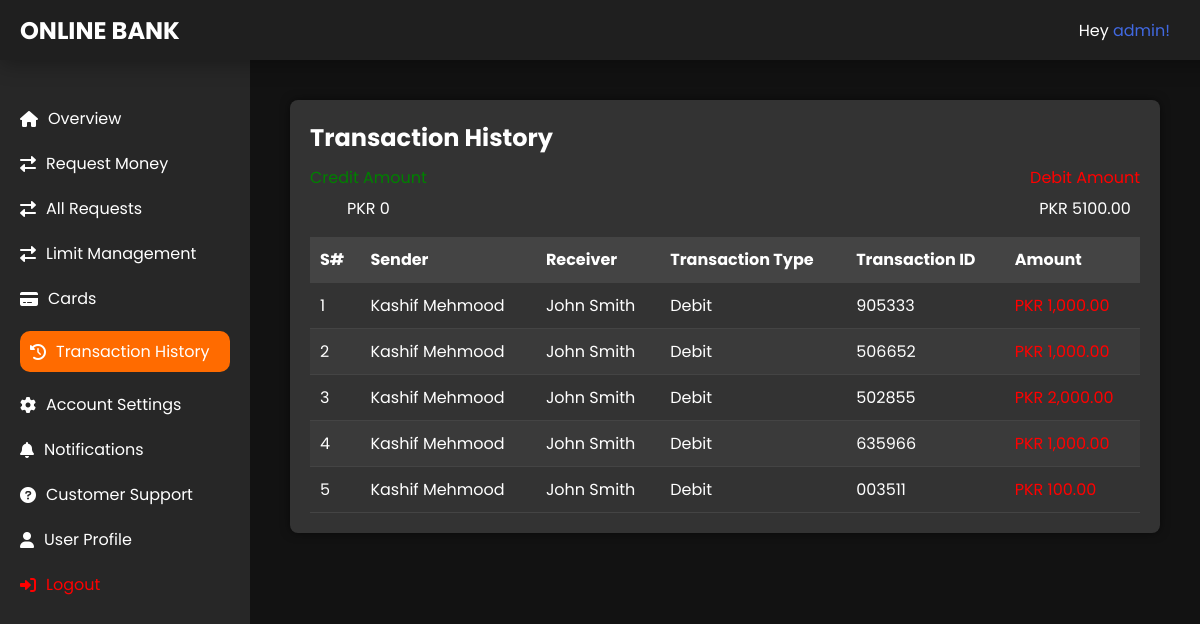
Page /transaction/transaction-history/1111738289009163/ (signed in) on the committed database.
### transaction/models.py (models this page shows, shortened)
class Transaction(models.Model):
    from_acc = models.ForeignKey('bankaccount.BankAccount', on_delete=models.DO_NOTHING, related_name='transactions_from')
    to_acc = models.ForeignKey('bankaccount.BankAccount', on_delete=models.DO_NOTHING, related_name='transactions_to')
    amount = models.DecimalField(max_digits=10, decimal_places=2)
    trx_type = models.CharField(max_length=10, choices=TRX_CHOICES)
    trx_id = models.CharField(max_length=10)
    timestamp = models.DateTimeField(auto_now=True)
    is_otp_verified = models.BooleanField(default=False)
    initiate_trx = models.BooleanField(default=True)

### bankaccount/models.py (models this page shows, shortened)
class BankAccount(models.Model):
    user = models.ForeignKey(User, on_delete=models.DO_NOTHING)
    full_name = models.CharField(max_length=100)
    address = models.CharField(max_length=200)
    phone_number = models.CharField(max_length=16)
    profession = models.CharField(max_length=20)
    account_number = models.CharField(max_length=16)
    account_type = models.CharField(max_length=50, choices=ACCOUNT_CHOICES)
    balance = models.DecimalField(default=0, max_digits=10, decimal_places=2)
    date_created = models.DateTimeField(auto_now=True)
    date_updated = models.DateTimeField(null=True, blank=True)
    daily_limit = models.IntegerField(default=25000)
    daily_remaining_limit = models.IntegerField(default=25000)
    max_daily_limit = models.IntegerField(default=50000)
    monthly_limit = models.IntegerField(default=500000)
    monthly_remaining_limit = models.IntegerField(default=500000)
    max_monthly_limit = models.IntegerField(default=750000)
    yearly_limit = models.IntegerField(default=1000000)
    yearly_remaining_limit = models.IntegerField(default=1000000)
    max_yearly_limit = models.IntegerField(default=1250000)
    is_active = models.BooleanField(default=False)
    is_approved = models.BooleanField(default=False)
    otp = models.CharField(max_length=6, null=True, blank=True)
    otp_expiry = models.DateTimeField(null=True, blank=True)
    otp_attempts = models.PositiveIntegerField(default=0)

### transaction/views.py (the view)
# urls.py: path('transaction-history/<account_number>/', views.transaction_history, name='transaction_history'),
@login_required
def transaction_history(request, account_number):
    context = {}
    bank_account = BankAccount.objects.get(account_number=account_number)
    context['bank_account'] = bank_account
    context['bank_account_created'] = True
    trx_history = Transaction.objects.filter(Q(from_acc=bank_account) | Q(to_acc=bank_account))
    context['trx_history'] = trx_history
    context['credit_total'] = get_transactions_total(request.user)[0]
    context['debit_total'] = get_transactions_total(request.user)[1]
    return render(request, 'transaction_history.html', context)

### transaction/utils.py (called while the page is built)
def get_transactions_total(user):
    try:
        bank_account = BankAccount.objects.get(user=user)
        transactions = Transaction.objects.filter(Q(from_acc=bank_account) | Q(to_acc=bank_account))
        credit_total = 0
        debit_total = 0
        for trx in transactions:
            if trx.from_acc == bank_account:
                debit_total += trx.amount
            elif trx.to_acc == bank_account:
                credit_total += trx.amount
        return credit_total, debit_total
    except BankAccount.DoesNotExist:
        return 0, 0
    except Exception as e:
        print(f"An error occurred: {str(e)}")
        return 0, 0

### templates/transaction_history.html
{% extends 'base.html' %}
{% load static %}
{% load humanize %}
{% block trx_history_active %}
class="active-link"
{% endblock %}
{% block content %}
    <div class="dashboard-container">
        <div class="transaction-history trx-history">
            <h2>Transaction History</h2>
            <div class="transaction-total">
                <section>
                    <p class="credit">Credit Amount</p>
                    <p>PKR {{ credit_total }}</p>
                </section>
                <section>
                    <p class="debit">Debit Amount</p>
                    <p>PKR {{ debit_total }}</p>
                </section>
            </div>
            <table>
                <thead>
                    <tr>
                        <th>S#</th>
                        <th>Sender</th>
                        <th>Receiver</th>
                        <th>Transaction Type</th>
                        <th>Transaction ID</th>
                        <th>Amount</th>
                    </tr>
                </thead>
                <tbody>
                    {% for item in trx_history %}
                    {% if item.from_acc == bank_account or item.to_acc == bank_account %}
                    <tr>
                        <td>{{ forloop.counter }}</td>
                        <td>{{ item.from_acc.full_name }}</td>
                        <td>{{ item.to_acc.full_name }}</td>
                        {% if item.to_acc == bank_account %}
                        <td>Credit</td>
                        {% else %}
                        <td>{{ item.trx_type }}</td> {% endif %}
                        <td>{{ item.trx_id }}</td>
                        <td class="{% if item.to_acc == bank_account %}credit{% else %}debit{% endif %}">PKR {{ item.amount | intcomma }}</td>
                    </tr>
                    {% endif %}
                    {% empty %}
                    <tr>
                        <td style="text-align: center;" colspan="6">No Transaction Recorded</td>
                    </tr>
                    {% endfor %}
                </tbody>
            </table>
        </div>
    </div>
{% endblock %}

### templates/base.html (shortened to what this page needs)
{% load static %}
<!DOCTYPE html>
<html lang="en">
<head>
    <link rel="stylesheet" href="{% static 'css/home.css' %}">
    <link rel="stylesheet" href="https://cdnjs.cloudflare.com/ajax/libs/font-awesome/6.0.0-beta3/css/all.min.css">
</head>
<body>
    <div class="navbar">
        <h2><a style="color: white;" href="{% url 'core:dashboard' %}">ONLINE BANK</a></h2>
        <div>
            <p>Hey <a href="" style="color: royalblue;">{{ request.user.username }}!</a></p>
        </div>
    </div>
    <div class="container">
        {% if request.user.is_authenticated %}
            {% if bank_account_created %}
            <nav class="sidebar">
                <ul class="sidebar-links">
                    <li {% block home_active %}{% endblock %}><a href="{% url 'core:dashboard' %}"><i class="fas fa-home"></i> Overview</a></li>
                    <li {% block requestMoney_active %}{% endblock %}><a href="{% url 'transaction:request_money' %}"><i class="fas fa-exchange-alt"></i> Request Money</a></li>
                    <li {% block requests_active %}{% endblock %}><a href="{% url 'transaction:all_requests' bank_account.account_number %}"><i class="fas fa-exchange-alt"></i> All Requests</a></li>
                    <li {% block limit_manage_active %}{% endblock %}><a href="{% url 'transaction:limit_management' bank_account.account_number %}"><i class="fas fa-exchange-alt"></i> Limit Management</a></li>
                    <li {% block card_active %}{% endblock %}><a href="{% url 'transaction:manage_card' bank_account.account_number %}"><i class="fas fa-credit-card"></i> Cards</a></li>
                    <li {% block trx_history_active %}{% endblock %}><a href="{% url 'transaction:transaction_history' bank_account.account_number %}"><i class="fas fa-history"></i> Transaction History</a></li>
                    <li {% block acc_setting_active %}{% endblock %}><a href="#"><i class="fas fa-cog"></i> Account Settings</a></li>
                    <li {% block noti_active %}{% endblock %}><a href="{% url 'core:notifications' bank_account.account_number %}"><i class="fas fa-bell"></i> Notifications</a></li>
                    <li {% block support_active %}{% endblock %}><a href="{% url 'core:all_issues' %}"><i class="fas fa-question-circle"></i> Customer Support</a></li>
                    <li {% block user_profile_active %}{% endblock %}><a href="{% url 'bankaccount:user_profile' request.user %}"><i class="fas fa-user"></i>User Profile</a></li>
                    {% if request.user.is_authenticated %}
                    <li><a style="color: red;" href="{% url 'account_logout' %}"><i class="fas fa-sign-in-alt" ></i> Logout</a></li>
                    {% else %}
                    <li><a href="{% url 'account_signup' %}"><i class="fas fa-sign-in-alt"></i> Login/Signup</a></li>
                    {% endif %}
                </ul>
            </nav>
            {% endif %}
        {% endif %}
        <main class="content">
            {% block content %}
            {% endblock content %}
        </main>
    </div>
</body>
</html>

### static/css/home.css (style rules this page uses)
* { font-family: poppins; }
a { text-decoration: none; text-align: center; }
body { margin: 0; font-family: poppins, sans-serif; background-color: #121212; color: #ffffff; }
.navbar { display: flex; justify-content: space-between; align-items: center; padding: 0 20px; background-color: #1f1f1f; box-shadow: 2px 2px 20px 2px rgba(0, 0, 0, 0.304) !important; height: 60px; position: fixed; top: 0; width: 100%; z-index: 3; }
.navbar > div { margin-right: 50px; display: flex; flex-direction: row-reverse; justify-content: end; }
.container { display: flex; height: 100vh; margin-top: 60px; }
.sidebar { width: 250px; background-color: #272727; padding-top: 20px; position: fixed; transition: transform 0.3s ease; height: calc(100% - 60px); z-index: 2; }
.sidebar-links { list-style-type: none; padding: 0; }
.sidebar-links li { padding: 10px 20px; }
.sidebar-links li a { color: #ffffff; text-decoration: none; display: flex; align-items: center; }
.sidebar-links li a i { margin-right: 10px; }
.content { margin-left: 250px; padding: 20px; flex: 1; transition: margin-left 0.3s ease; }
.dashboard-container { max-width: 100%; margin: auto; padding: 20px; }
.transaction-total { display: flex; align-items: center; justify-content: space-between; }
.transaction-total > section { display: flex; align-items: center; flex-direction: column; justify-content: start; }
.transaction-total > section > p { margin-top: -10px; }
.credit { color: green; }
.debit { color: rgb(255, 0, 0); }
.active-link > a { background-color: #FF6B00; padding: 8px 10px; border-radius: 10px; }
.transaction-history { background-color: #333333; padding: 20px; border-radius: 8px; box-shadow: 0 0 10px rgba(0, 0, 0, 0.5); }
.transaction-history h2 { margin-top: 0; margin-bottom: 20px; }
.transaction-history table { width: 100%; border-collapse: collapse; }
.transaction-history th, .transaction-history td { padding: 10px; text-align: left; border-bottom: 1px solid #444444; }
.transaction-history th { background-color: #444444; }
.transaction-history tbody tr:nth-child(even) { background-color: #3a3a3a; }
.table .success > th, td { max-width: 50%; padding: 10px; text-align: left; border: none; }

### rows in the picture
Transaction: from_acc.full_name "Kashif Mehmood", to_acc.full_name "John Smith", trx_type "Debit", trx_id "905333", amount "1,000.00"
Transaction: from_acc.full_name "Kashif Mehmood", to_acc.full_name "John Smith", trx_type "Debit", trx_id "506652"
Transaction: from_acc.full_name "Kashif Mehmood", to_acc.full_name "John Smith", trx_type "Debit", trx_id "502855", amount "2,000.00"
Transaction: from_acc.full_name "Kashif Mehmood", to_acc.full_name "John Smith", trx_type "Debit", trx_id "635966"
Transaction: from_acc.full_name "Kashif Mehmood", to_acc.full_name "John Smith", trx_type "Debit", trx_id "003511", amount "100.00"

### other values in the picture
{{ request.user.username }} "admin"
{{ credit_total }} "0"
{{ debit_total }} "5100.00"
